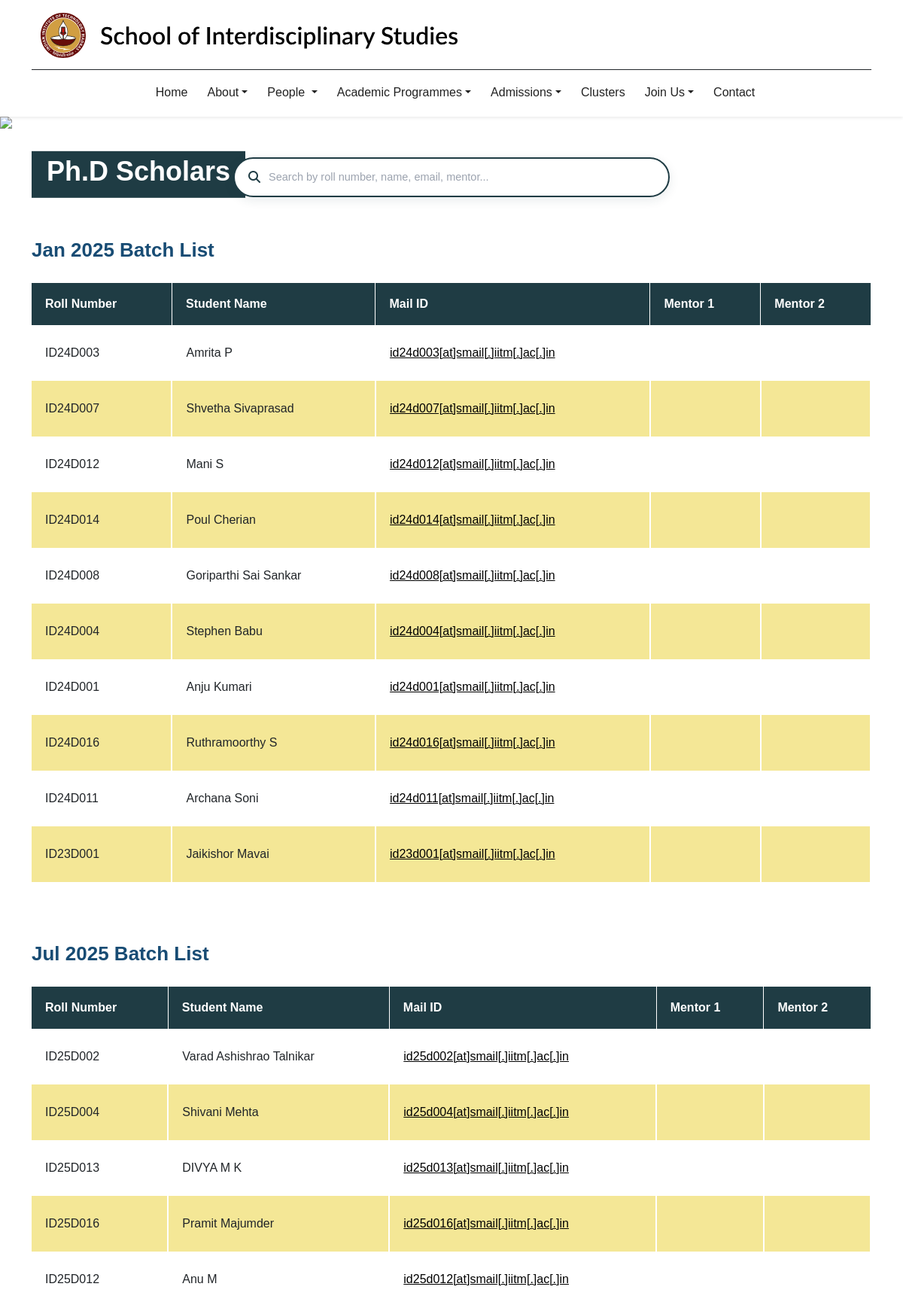
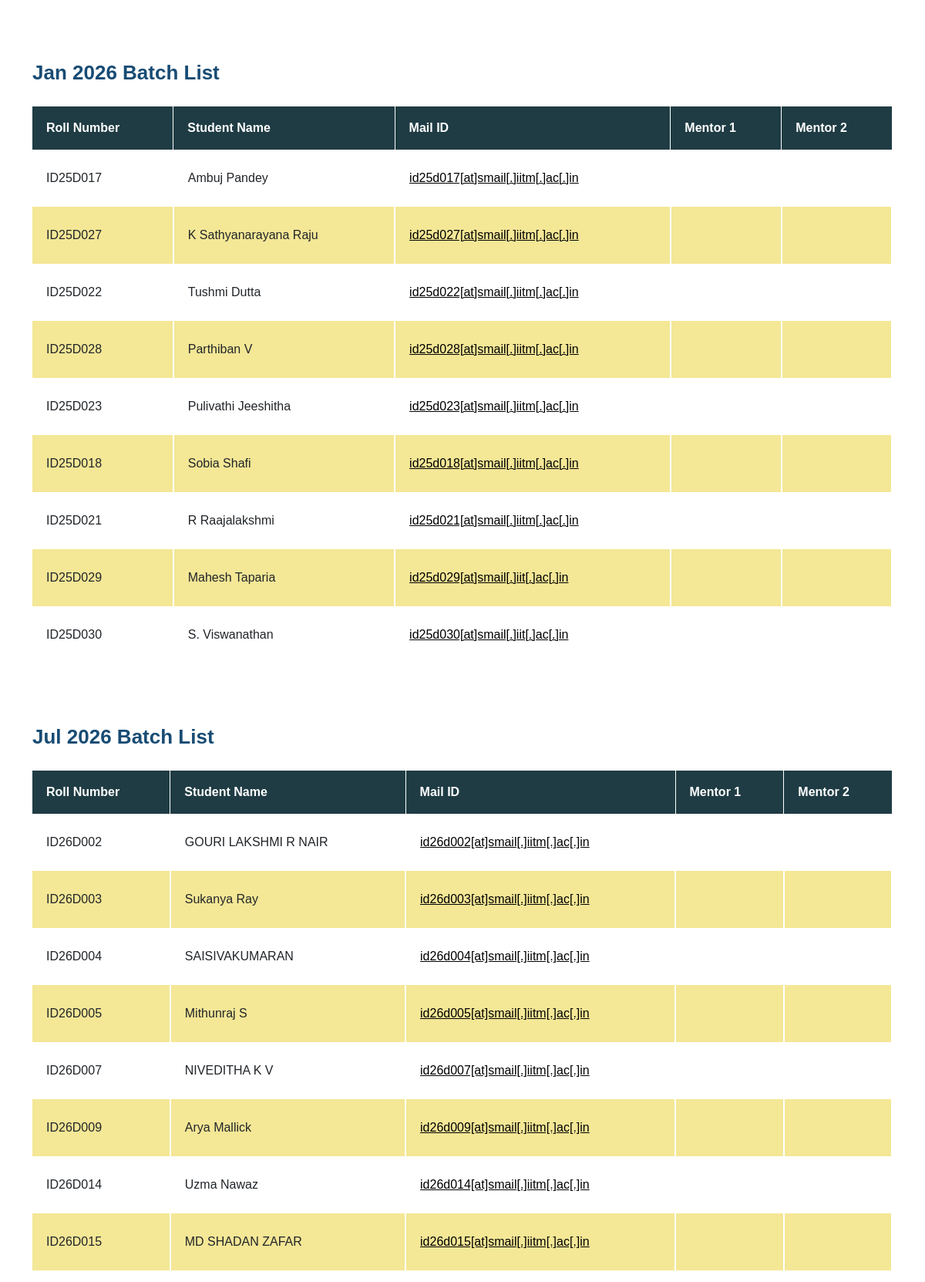
Page /phd.php (upper part) on the committed database (2 pictures, top to bottom).
### tables this page shows
CREATE TABLE `phd_scholars` (
  `id` int NOT NULL,
  `batch` varchar(20) NOT NULL,
  `roll_number` varchar(50) NOT NULL,
  `student_name` varchar(255) NOT NULL,
  `mail_id` varchar(255) NOT NULL,
  `mentor_1` varchar(255) DEFAULT NULL,
  `mentor_2` varchar(255) DEFAULT NULL
);

### phd.php (the view, shortened to what this page needs)
<?php
require_once __DIR__ . '/config.php';
$sql = "
    SELECT
        id,
        batch,
        roll_number,
        student_name,
        mail_id,
        mentor_1,
        mentor_2
    FROM phd_scholars
    ORDER BY
        batch ASC,
        id ASC
";
$stmt = $pdo->prepare($sql);
$stmt->execute();
$scholars = $stmt->fetchAll(PDO::FETCH_ASSOC);
$batches = [];
foreach ($scholars as $scholar) {
    $batch = trim($scholar['batch']);
    $batches[$batch][] = $scholar;
}
uksort($batches, function ($a, $b) {
    $aTimestamp = strtotime('01 ' . $a);
    $bTimestamp = strtotime('01 ' . $b);
    if ($aTimestamp !== false && $bTimestamp !== false) {
        return $aTimestamp <=> $bTimestamp;
    }
    return strnatcasecmp($a, $b);
});
include 'header.php';
?>
<section class="hero">
    <img
        src="images/about-banner.png"
        class="hero-img"
        style="height: auto;"
    >
    <div class="container">
        <div class="hero-content about-section">
            <h2>Ph.D Scholars</h2>
        </div>
    </div>
</section>
<div class="container live-search-container">
    <div class="live-search-wrapper">
        <i class="fa-solid fa-magnifying-glass search-icon"></i>
        <input
            type="text"
            id="studentSearchInput"
            class="live-search-input"
            placeholder="Search by roll number, name, email, mentor..."
            autocomplete="off"
            aria-label="Search scholars"
        >
    </div>
</div>
<?php if (!empty($batches)): ?>
    <?php foreach ($batches as $batch => $students): ?>
        <section class="phd-table-section">
            <div class="container">
                <h3 class="clusters-side-heading">
                    <?php echo htmlspecialchars(
                        $batch,
                        ENT_QUOTES,
                        'UTF-8'
                    ); ?>
                    Batch List
                </h3>
                <div class="table-responsive">
                    <table class="phd-table">
                        <thead>
                            <tr>
                                <th>
                                    <p>Roll Number</p>
                                </th>
                                <th>
                                    <p>Student Name</p>
                                </th>
                                <th>
                                    <p>Mail ID</p>
                                </th>
                                <th>
                                    <p>Mentor 1</p>
                                </th>
                                <th>
                                    <p>Mentor 2</p>
                                </th>
                            </tr>
                        </thead>
                        <tbody>
                            <?php foreach ($students as $student): ?>
                                <?php
                                $mail = trim(
                                    $student['mail_id'] ?? ''
                                );
                                $displayMail = str_replace(
                                    ['@', '.'],
                                    ['[at]', '[.]'],
                                    $mail
                                );
                                ?>
                                <tr>
                                    <td>
                                        <p>
                                            <?php echo htmlspecialchars(
                                                $student['roll_number'],
                                                ENT_QUOTES,
                                                'UTF-8'
                                            ); ?>
                                        </p>
                                    </td>
                                    <td>
                                        <p>
                                            <?php echo htmlspecialchars(
                                                $student['student_name'],
                                                ENT_QUOTES,
                                                'UTF-8'
                                            ); ?>
                                        </p>
                                    </td>
                                    <td>
                                        <p>
                                            <?php if ($mail !== ''): ?>
                                                <a
                                                    href="mailto:<?php echo htmlspecialchars(
                                                        $mail,
                                                        ENT_QUOTES,
                                                        'UTF-8'
                                                    ); ?>"
                                                >
                                                    <?php echo htmlspecialchars(
                                                        $displayMail,
                                                        ENT_QUOTES,
                                                        'UTF-8'
                                                    ); ?>
                                                </a>
                                            <?php endif; ?>
                                        </p>
                                    </td>
                                    <td>
                                    </td>
                                    <td>
                                    </td>
                                </tr>
                            <?php endforeach; ?>
                        </tbody>
                    </table>
                </div>
            </div>
        </section>
    <?php endforeach; ?>
<?php endif; ?>
<?php include 'footer.php'; ?>

### style.css (style rules this page uses)
body { font-family: 'Inter', sans-serif; }
.hero { position: relative; margin-top: 150px; }
.hero-img { width: 100%; height: 520px; object-fit: cover; }
.hero-content { position: absolute; top: 40%; transform: translateY(70%); color: #fff; }
.about-section { padding: 40px 0; }
.about-section h2 { color: #000; font-size: 36px; font-weight: 600; font-family: 'Lato', sans-serif; }
.live-search-container { padding: 35px 15px 15px; display: flex; flex-direction: column; align-items: center; justify-content: center; width: 100%; }
.live-search-wrapper { position: relative; width: 100%; max-width: 580px; display: flex; align-items: center; background: #ffffff; border: 2px solid #1F3C44; border-radius: 50px; padding: 6px 18px 6px 45px; box-shadow: 0 4px 14px rgba(31, 60, 68, 0.10); transition: border-color 0.25s ease, box-shadow 0.25s ease; }
.live-search-wrapper .search-icon { position: absolute; left: 18px; color: #1F3C44; font-size: 16px; pointer-events: none; }
.live-search-input { width: 100%; border: none; outline: none; background: transparent; font-size: 15px; color: #1F2937; padding: 7px 8px 7px 0; font-family: inherit; }
.live-search-input::placeholder { color: #9CA3AF; font-size: 14.5px; }

### phd.php (style rules this page uses)
td > p > a { color: #000; }
.phd-table-section { padding: 40px 0; }
.phd-table { width: 100%; border-collapse: collapse; }
.phd-table thead tr { background-color: #1F3C44; }
.phd-table thead th { padding: 16px 18px; border-right: 1px solid #fff; }
.phd-table thead th:last-child { border-right: none; }
.phd-table thead th p { color: #fff; margin: 0; }
.phd-table tbody tr:nth-child(even) { background-color: #F4E796; }
.phd-table tbody td { padding: 25px 18px; border-right: 2px solid #fff; vertical-align: top; }
.phd-table tbody td p { margin: 0; }
.hero-content { top: 35%; background-color: #1F3C44; padding: 5px 20px; }
.hero-content h2 { color: #fff; }
.clusters-side-heading { font-family: 'Lato', sans-serif; font-size: 26px; color: #184C74; font-weight: 600; padding-bottom: 20px; }

### rows in the picture
phd_scholars: roll_number "ID24D003", student_name "Amrita P", mail "id24d003[at]smail[.]iitm[.]ac[.]in"
phd_scholars: roll_number "ID24D007", student_name "Shvetha Sivaprasad", mail "id24d007[at]smail[.]iitm[.]ac[.]in"
phd_scholars: roll_number "ID24D012", student_name "Mani S", mail "id24d012[at]smail[.]iitm[.]ac[.]in"
phd_scholars: roll_number "ID24D014", student_name "Poul Cherian", mail "id24d014[at]smail[.]iitm[.]ac[.]in"
phd_scholars: roll_number "ID24D008", student_name "Goriparthi Sai Sankar", mail "id24d008[at]smail[.]iitm[.]ac[.]in"
phd_scholars: roll_number "ID24D004", student_name "Stephen Babu", mail "id24d004[at]smail[.]iitm[.]ac[.]in"
phd_scholars: roll_number "ID24D001", student_name "Anju Kumari", mail "id24d001[at]smail[.]iitm[.]ac[.]in"
phd_scholars: roll_number "ID24D016", student_name "Ruthramoorthy S", mail "id24d016[at]smail[.]iitm[.]ac[.]in"
phd_scholars: roll_number "ID24D011", student_name "Archana Soni", mail "id24d011[at]smail[.]iitm[.]ac[.]in"
phd_scholars: roll_number "ID23D001", student_name "Jaikishor Mavai", mail "id23d001[at]smail[.]iitm[.]ac[.]in"
phd_scholars: roll_number "ID25D002", student_name "Varad Ashishrao Talnikar", mail "id25d002[at]smail[.]iitm[.]ac[.]in"
phd_scholars: roll_number "ID25D004", student_name "Shivani Mehta", mail "id25d004[at]smail[.]iitm[.]ac[.]in"
phd_scholars: roll_number "ID25D013", student_name "DIVYA M K", mail "id25d013[at]smail[.]iitm[.]ac[.]in"
phd_scholars: roll_number "ID25D016", student_name "Pramit Majumder", mail "id25d016[at]smail[.]iitm[.]ac[.]in"
phd_scholars: roll_number "ID25D012", student_name "Anu M", mail "id25d012[at]smail[.]iitm[.]ac[.]in"
phd_scholars: roll_number "ID25D017", student_name "Ambuj Pandey", mail "id25d017[at]smail[.]iitm[.]ac[.]in"
phd_scholars: roll_number "ID25D027", student_name "K Sathyanarayana Raju", mail "id25d027[at]smail[.]iitm[.]ac[.]in"
phd_scholars: roll_number "ID25D022", student_name "Tushmi Dutta", mail "id25d022[at]smail[.]iitm[.]ac[.]in"
phd_scholars: roll_number "ID25D028", student_name "Parthiban V", mail "id25d028[at]smail[.]iitm[.]ac[.]in"
phd_scholars: roll_number "ID25D023", student_name "Pulivathi Jeeshitha", mail "id25d023[at]smail[.]iitm[.]ac[.]in"
phd_scholars: roll_number "ID25D018", student_name "Sobia Shafi", mail "id25d018[at]smail[.]iitm[.]ac[.]in"
phd_scholars: roll_number "ID25D021", student_name "R Raajalakshmi", mail "id25d021[at]smail[.]iitm[.]ac[.]in"
phd_scholars: roll_number "ID25D029", student_name "Mahesh Taparia", mail "id25d029[at]smail[.]iit[.]ac[.]in"
phd_scholars: roll_number "ID25D030", student_name "S. Viswanathan", mail "id25d030[at]smail[.]iit[.]ac[.]in"
phd_scholars: batch "Jul 2026"
phd_scholars: roll_number "ID26D002", student_name "GOURI LAKSHMI R NAIR", mail "id26d002[at]smail[.]iitm[.]ac[.]in"
phd_scholars: roll_number "ID26D003", student_name "Sukanya Ray", mail "id26d003[at]smail[.]iitm[.]ac[.]in"
phd_scholars: roll_number "ID26D004", student_name "SAISIVAKUMARAN", mail "id26d004[at]smail[.]iitm[.]ac[.]in"
phd_scholars: roll_number "ID26D005", student_name "Mithunraj S", mail "id26d005[at]smail[.]iitm[.]ac[.]in"
phd_scholars: roll_number "ID26D007", student_name "NIVEDITHA K V", mail "id26d007[at]smail[.]iitm[.]ac[.]in"
phd_scholars: roll_number "ID26D009", student_name "Arya Mallick", mail "id26d009[at]smail[.]iitm[.]ac[.]in"
phd_scholars: roll_number "ID26D014", student_name "Uzma Nawaz", mail "id26d014[at]smail[.]iitm[.]ac[.]in"
phd_scholars: roll_number "ID26D015", student_name "MD SHADAN ZAFAR", mail "id26d015[at]smail[.]iitm[.]ac[.]in"

### other values in the picture
$batch "Jan 2025"
$batch "Jul 2025"
$batch "Jan 2026"
